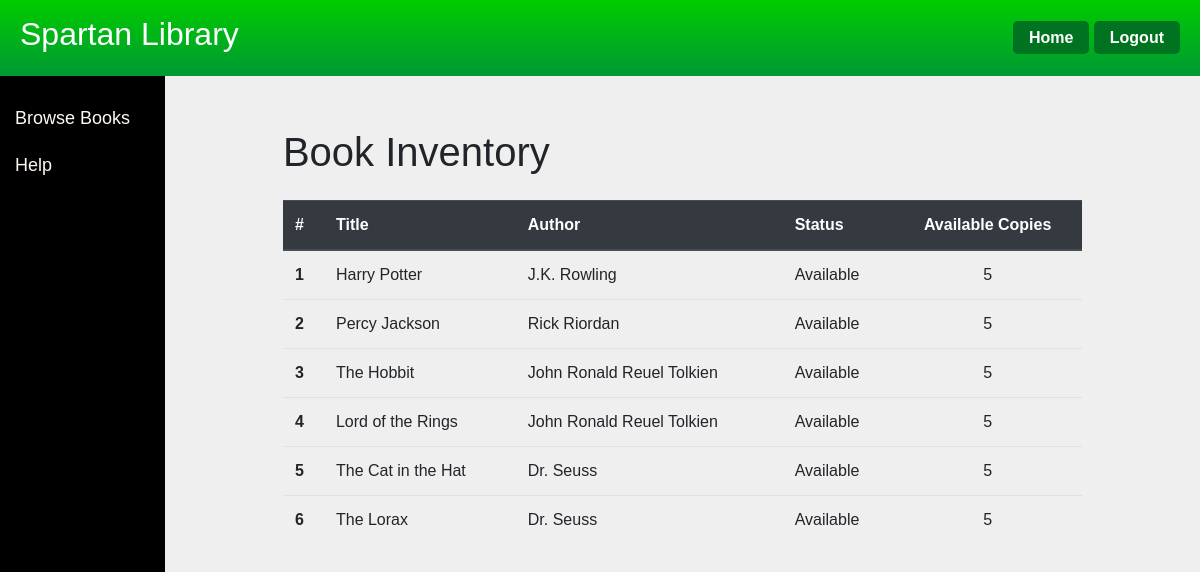
Screenshot of /book_inventory with the database file from the repository.
### app/models.py (models this page shows, shortened)
class Book(db.Model):
    id = db.Column(db.Integer, primary_key=True)
    title = db.Column(db.String(100), nullable=False)
    author = db.Column(db.String(100), nullable=False)
    status = db.Column(db.String(10), default='Available')
    available_copies = db.Column(db.Integer, default=1)
    total_copies = db.Column(db.Integer, default=1)

### app/routes.py (the view)
@main.route('/book_inventory')
def book_inventory():
    role = current_user.role if current_user.is_authenticated else 'guest'
    if current_user.is_authenticated and role not in ['admin', 'librarian', 'student']:
        return redirect(url_for('main.home'))
    books = Book.query.all()
    return render_template('book_inventory.html', books=books, role=role)

### app/templates/book_inventory.html (shortened to what this page needs)
{% extends "home.html" %}
{% block mycontent %}
<div class="container mt-5">
    <div class="row justify-content-center">
        <div class="col-md-10">
            <h1 class="mb-4">Book Inventory</h1>
            <div class="table-responsive">
                <table class="table table-hover">
                    <thead class="thead-dark">
                        <tr>
                            <th scope="col">#</th>
                            <th scope="col">Title</th>
                            <th scope="col">Author</th>
                            <th scope="col">Status</th>
                            {% if current_user.role in ['admin', 'librarian'] %}
                            <th scope="col">Available/Total</th>
                            <th scope="col">Manage Copies</th>
                            <th scope="col">Delete Book</th>
                            {% elif current_user.role == 'student' %}
                            <th scope="col" class="text-center">Available Copies</th>
                            <th scope="col">Checkout/Return</th>
                            {% else %}
                            <th scope="col" class="text-center">Available Copies</th>
                            {% endif %}
                        </tr>
                    </thead>
                    <tbody>
                        {% for book in books %}
                        <tr>
                            <th scope="row">{{ loop.index }}</th>
                            <td>{{ book.title }}</td>
                            <td>{{ book.author }}</td>
                            <td>
                                {% if book.available_copies > 0 %}
                                    Available
                                {% else %}
                                    Checked Out
                                {% endif %}
                            </td>
                            {% if current_user.role in ['admin', 'librarian'] %}
                            <td class="text-center">{{ book.available_copies }} / {{ book.total_copies }}</td>
                            <td>
                                <div class="d-flex justify-content-start">
                                    <form action="{{ url_for('main.update_copies', book_id=book.id) }}" method="post" class="mr-2">
                                        <input type="hidden" name="action" value="decrease">
                                        <button type="submit" class="btn btn-outline-secondary btn-sm">-</button>
                                    </form>
                                    <span class="mx-2">{{ book.total_copies }}</span>
                                    <form action="{{ url_for('main.update_copies', book_id=book.id) }}" method="post" class="ml-2">
                                        <input type="hidden" name="action" value="increase">
                                        <button type="submit" class="btn btn-outline-secondary btn-sm">+</button>
                                    </form>
                                </div>
                            </td>
                            <td>
                                <form action="{{ url_for('main.delete_book', book_id=book.id) }}" method="post" onsubmit="return confirm('Are you sure you want to delete this book?');">
                                    <button type="submit" class="btn btn-danger btn-sm">Delete</button>
                                </form>
                            </td>
                            {% else %}
                            <td class="text-center">{{ book.available_copies }}</td>
                            {% endif %}
                        </tr>
                        {% endfor %}
                    </tbody>
                </table>
            </div>
        </div>
    </div>
</div>
{% endblock %}

### app/templates/home.html (style rules this page uses)
body, html { margin: 0; padding: 0; font-family: 'Cambria', sans-serif; background-color: #efefef; height: 100%; overflow: auto; }

### rows the page displays
Book: title "Harry Potter", author "J.K. Rowling", shows "Available", available_copies "5"
Book: title "Percy Jackson", author "Rick Riordan", shows "Available", available_copies "5"
Book: title "The Hobbit", author "John Ronald Reuel Tolkien", shows "Available", available_copies "5"
Book: title "Lord of the Rings", author "John Ronald Reuel Tolkien", shows "Available", available_copies "5"
Book: title "The Cat in the Hat", author "Dr. Seuss", shows "Available", available_copies "5"
Book: title "The Lorax", author "Dr. Seuss", shows "Available", available_copies "5"
